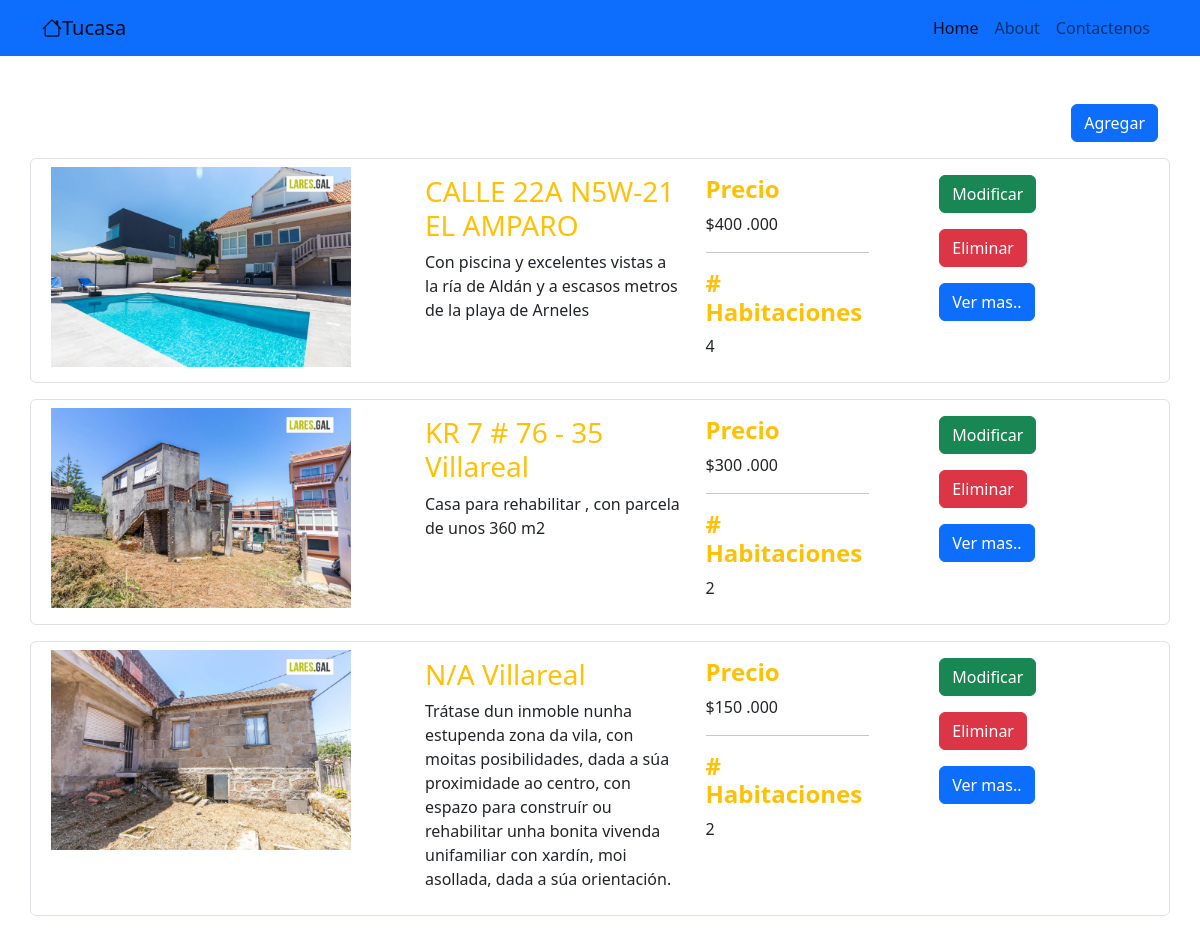
Screenshot of /modificar.php with the database file from the repository.
### tables this page shows
CREATE TABLE `inmueble` (
  `ID` int(11) NOT NULL,
  `DIRECCION` varchar(200) NOT NULL,
  `DESCRIPCION` text NOT NULL,
  `PRECIO` int(11) NOT NULL,
  `LOTE` varchar(200) NOT NULL,
  `BARRIO` varchar(200) NOT NULL,
  `ESTRATO` varchar(200) NOT NULL,
  `N_HABIT` int(11) NOT NULL,
  `GARAJE` varchar(10) NOT NULL,
  `N_BAÑOS` int(11) NOT NULL,
  `MEDIDAS` int(11) NOT NULL,
  `CIELO_RAZO` varchar(10) NOT NULL,
  `FOTOS` varchar(550) NOT NULL
);

### db/database.php (called while the page is built)
<?php
class DATABASE{
    private $host;
    private $database_name;
    private $username;
    private $password;
    private $charset;
    public function __construct(){
        $this->host     = 'localhost';
        $this->database_name   = 'inmobiliria';
        $this->username     = 'root';
        $this->password     = '';
        $this->charset  = 'utf8mb4';
    }
    function getConnection(){
        try {
            $option = [PDO::ATTR_ERRMODE => PDO::ERRMODE_EXCEPTION,
            PDO::ATTR_EMULATE_PREPARES => false];
            $conn = new PDO("mysql:host=" . $this->host
                            . ";dbname=" . $this->database_name
                            . ";charset=" . $this->charset
                            ,$this->username
                            ,$this->password
                            ,$option);
                            return $conn;
        } catch (PDOException $e) {
            print_r("Error connection : " . $e->getMessage());
        }
    }
}

### Model/inmueble.php (called while the page is built, shortened)
<?php
include_once('./db/database.php');
class Inmueble extends DATABASE{
    private $table = 'inmueble';
    public function getAll(){
        try
        {
            $stm = $this->getConnection()->prepare("SELECT * FROM $this->table");
            $stm->execute();
            return $stm->fetchAll(PDO::FETCH_OBJ);
        }
        catch (PDOException $e)
        {
            die($e->getMessage());
        }
    }
}

### modificar.php (the view)
<?php
include_once './base/header.php';
?>
<div class="container mt-5">
    <div class="d-flex justify-content-end">
        <a class="btn btn-primary " href="agregar.php"> Agregar</a>
    </div>
<?php
include_once './Model/inmueble.php';
$inm = new Inmueble();
foreach ($inm->getAll() as $key => $value) {
    echo "
    <div class='row border p-2 rounded my-3'>
    <div class='col col-4'>
        <img src='./subidas/".explode(',',$value->FOTOS)[0] ."' '  style='height: 200px; '  >
    </div>
    <div class='col col-3 mt-2'>
        <h3 class='text-warning'>". $value->DIRECCION ." " . $value->BARRIO ."</h3>
        <p>". $value->DESCRIPCION  . "</p>
    </div>
    <div class='col col-2 mt-2'>
        <h4 class='text-warning'> <strong>Precio</strong> </h4>
        <p>$". $value->PRECIO  . " .000</p>
        <hr>
        <h4 class='text-warning mt-2'> <strong># Habitaciones</strong> </h4>
        <p>". $value->N_HABIT  . "</p>
    </div>
    <div class='col col-2 py-2 mx-auto'>
        <a class='btn btn-success  ' href='./modificareal.php?id=$value->ID'> Modificar</a>
        <a class='btn btn-danger my-3' href='./ruteador.php?controller=Inmueble&action=delete&id=$value->ID''> Eliminar</a>
    <a class='btn btn-primary' href='./individual.php?id=".$value->ID."' style='text-decoration:none;'>Ver mas..
    </a>
    </div>
</div>";
}
?>
</div>

### rows the page displays
inmueble: shows a picture, DIRECCION "CALLE 22A N5W-21", BARRIO "EL AMPARO", DESCRIPCION "Con piscina y excelentes vistas a la ría de Aldán y a escasos metros de la playa de Arneles", PRECIO "400", N_HABIT "4"
inmueble: shows a picture, DIRECCION "KR 7 # 76 - 35", BARRIO "Villareal", DESCRIPCION "Casa para rehabilitar , con parcela de unos 360 m2", PRECIO "300", N_HABIT "2"
inmueble: shows a picture, DIRECCION "N/A", BARRIO "Villareal", DESCRIPCION "Trátase dun inmoble nunha estupenda zona da vila, con moitas posibilidades, dada a súa proximidade ao centro, con espazo para construír ou rehabilitar unha bonita vivenda unifamiliar con xardín, moi asollada, dada a súa orientación.", PRECIO "150", N_HABIT "2"
